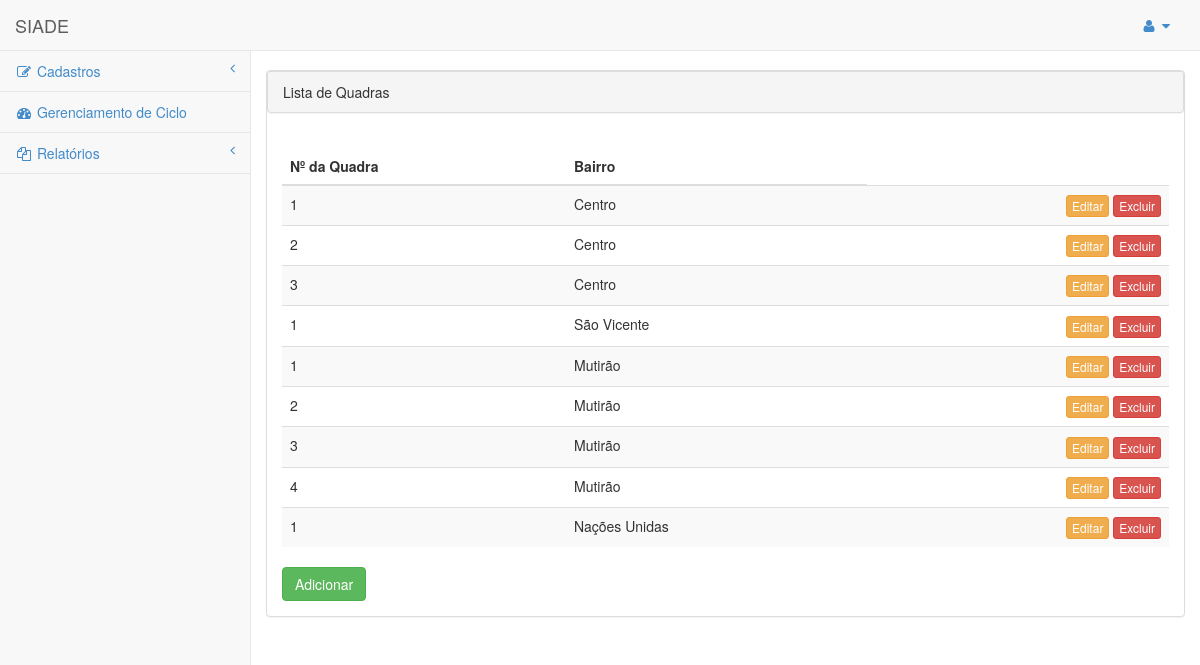
Screenshot of /quadra_listar.php (signed in) with the database file from the repository.
### tables this page shows
CREATE TABLE IF NOT EXISTS `quadra` (
  `id_quadra` int(11) NOT NULL AUTO_INCREMENT,
  `identificacao` varchar(20) DEFAULT NULL,
  `bairro_id_bairro` int(11) NOT NULL,
  PRIMARY KEY (`id_quadra`,`bairro_id_bairro`),
  KEY `fk_quadras_bairro1_idx` (`bairro_id_bairro`)
);

CREATE TABLE IF NOT EXISTS `bairro` (
  `id_bairro` int(11) NOT NULL AUTO_INCREMENT,
  `nome_bairro` varchar(45) DEFAULT NULL,
  `cidade_id_cidade` int(11) NOT NULL,
  PRIMARY KEY (`id_bairro`),
  KEY `fk_bairro_cidade1_idx` (`cidade_id_cidade`)
);

### quadra_listar.php (the view, shortened to what this page needs)
<!DOCTYPE html>
<html>
<head>
    <link href="css/bootstrap.min.css" rel="stylesheet">
    <link href="font-awesome/css/font-awesome.css" rel="stylesheet">
    <link href="css/plugins/morris/morris-0.4.3.min.css" rel="stylesheet">
    <link href="css/plugins/timeline/timeline.css" rel="stylesheet">
    <link href="css/sb-admin.css" rel="stylesheet">
</head>
<body>
    <div id="wrapper">
        <nav class="navbar navbar-default navbar-fixed-top" role="navigation" style="margin-bottom: 0">
            <div class="navbar-header">
                <a class="navbar-brand" href="principal.php">SIADE</a>
            </div>
            <ul class="nav navbar-top-links navbar-right">
                <li class="dropdown">
                    <a class="dropdown-toggle" data-toggle="dropdown" href="#">
                        <i class="fa fa-user fa-fw"></i>  <i class="fa fa-caret-down"></i>
                    </a>
                </li>
            </ul>
            <div id="menu" class="navbar-default navbar-static-side" role="navigation">
                <div class="sidebar-collapse">
                    <ul class="nav" id="side-menu">
                        <li>
                            <a href="#"><i class="fa fa-edit fa-fw"></i> Cadastros<span class="fa arrow"></span></a>
                        </li>
                        <li>
                            <a href="gerenciamentociclo_listar.php"><i class="fa fa-dashboard fa-fw"></i> Gerenciamento de Ciclo</a>
                        </li>
                        <li>
                            <a href="#"><i class="fa fa-files-o fa-fw"></i> Relatórios<span class="fa arrow"></span></a>
                        </li>
                </div>
            </div>
        </nav>
    </div>
    <div id="page-wrapper">
        <br />
        <div class="row">
            <div class="panel panel-default">
                <div class="panel panel-heading">
                    Lista de Quadras
                </div>
                <div class="panel-body">
                    <div class="table-responsive">
                        <?
                            echo "<table class='table table-striped table-hover'>";
                            echo "<thead>";
                            echo "<th><b>Nº da Quadra</b></td>";
                            echo "<th><b>Bairro</b></td>";
                            echo "<td></td>";
                            echo "<td></td>";
                            echo "</thead>";
                            $result = mysql_query("SELECT * FROM quadra as q
                                inner join bairro as b on q.bairro_id_bairro = b.id_bairro") or trigger_error(mysql_error());
                            while($row = mysql_fetch_array($result)){
                            foreach($row AS $key => $value) { $row[$key] = stripslashes($value); }
                            echo "<tr>";
                            echo "<td valign='top'>" . nl2br( $row['identificacao']) . "</td>";
                            echo "<td valign='top'>" . nl2br( $row['nome_bairro']) . "</td>";
                            echo "<td colspan='2' align='right' valign=\"top\">
                            <a class=\"btn btn-warning btn-xs\" href=\"quadra_editar.php?id=".$row['id_quadra']."\"> Editar </a>
                            <a class=\"btn btn-danger btn-xs\" href=\"quadra_listar.php?id=".$row['id_quadra']."\"> Excluir </a></td> ";
                            echo "</tr>";
                            }
                            echo "</table>";
                        ?>
                        <a href="quadra.php" class="btn btn-success">Adicionar</a>
                    </div>
                    </div>
            </div>
        </div>
    </div>
</body>
</html>

### css/sb-admin.css (style rules this page uses)
body { padding-top: 100px; background-color: #f8f8f8; }
@media (min-width:768px) { body { padding-top: 50px; } }
#wrapper { width: 100%; }
#page-wrapper { padding: 0 15px; min-height: 568px; background-color: #fff; }
@media (min-width:768px) { #page-wrapper { position: inherit; margin: 0 0 0 250px; padding: 0 30px; min-height: 1300px; border-left: 1px solid #e7e7e7; } }
.navbar-top-links li { display: inline-block; }
.navbar-top-links li:last-child { margin-right: 15px; }
.navbar-top-links li a { padding: 15px; min-height: 50px; }
.navbar-static-side ul li { border-bottom: 1px solid #e7e7e7; }
.arrow { float: right; }
.fa.arrow:before { content: "\f104"; }
@media (min-width:768px) { .navbar-static-side { z-index: 1; position: absolute; width: 250px; margin-top: 51px; } }

### rows the page displays
quadra: identificacao "1", bairro_id_bairro.nome_bairro "Centro"
quadra: identificacao "2", bairro_id_bairro.nome_bairro "Centro"
quadra: identificacao "3", bairro_id_bairro.nome_bairro "Centro"
quadra: identificacao "1", bairro_id_bairro.nome_bairro "São Vicente"
quadra: identificacao "1", bairro_id_bairro.nome_bairro "Mutirão"
quadra: identificacao "2", bairro_id_bairro.nome_bairro "Mutirão"
quadra: identificacao "3", bairro_id_bairro.nome_bairro "Mutirão"
quadra: identificacao "4", bairro_id_bairro.nome_bairro "Mutirão"
quadra: identificacao "1", bairro_id_bairro.nome_bairro "Nações Unidas"
